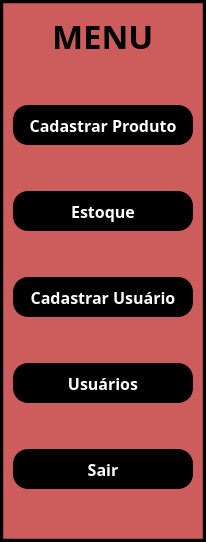
     <widget class="QFrame" name="menu">
      <property name="minimumSize">
       <size>
        <width>0</width>
        <height>0</height>
       </size>
      </property>
      <property name="maximumSize">
       <size>
        <width>0</width>
        <height>16777215</height>
       </size>
      </property>
      <property name="styleSheet">
       <string notr="true">QFrame{
background-color:rgb(0,0,0)
}</string>
      </property>
      <property name="frameShape">
       <enum>QFrame::StyledPanel</enum>
      </property>
      <property name="frameShadow">
       <enum>QFrame::Raised</enum>
      </property>
      <layout class="QHBoxLayout" name="horizontalLayout_2">
       <property name="spacing">
        <number>6</number>
       </property>
       <property name="leftMargin">
        <number>2</number>
       </property>
       <property name="topMargin">
        <number>2</number>
       </property>
       <property name="rightMargin">
        <number>2</number>
       </property>
       <property name="bottomMargin">
        <number>2</number>
       </property>
       <item>
        <widget class="QFrame" name="frame">
         <property name="sizePolicy">
          <sizepolicy hsizetype="Preferred" vsizetype="Preferred">
           <horstretch>0</horstretch>
           <verstretch>0</verstretch>
          </sizepolicy>
         </property>
         <property name="styleSheet">
          <string notr="true">background-color: rgb(205,92,92);</string>
         </property>
         <property name="frameShape">
          <enum>QFrame::StyledPanel</enum>
         </property>
         <property name="frameShadow">
          <enum>QFrame::Raised</enum>
         </property>
         <layout class="QVBoxLayout" name="verticalLayout_2">
          <item alignment="Qt::AlignHCenter">
           <widget class="QLabel" name="label_2">
            <property name="font">
             <font>
              <family>Arial Black</family>
              <pointsize>25</pointsize>
              <weight>75</weight>
              <bold>true</bold>
             </font>
            </property>
            <property name="text">
             <string>MENU</string>
            </property>
           </widget>
          </item>
          <item>
           <spacer name="verticalSpacer_5">
            <property name="orientation">
             <enum>Qt::Vertical</enum>
            </property>
            <property name="sizeHint" stdset="0">
             <size>
              <width>20</width>
              <height>40</height>
             </size>
            </property>
           </spacer>
          </item>
          <item>
           <widget class="QPushButton" name="btn_cad_prod">
            <property name="minimumSize">
             <size>
              <width>180</width>
              <height>40</height>
             </size>
            </property>
            <property name="font">
             <font>
              <family>Ink Free</family>
              <pointsize>12</pointsize>
              <weight>75</weight>
              <bold>true</bold>
             </font>
            </property>
            <property name="cursor">
             <cursorShape>PointingHandCursor</cursorShape>
            </property>
            <property name="styleSheet">
             <string notr="true">QPushButton:hover{
background-color:rgb(255,165,0);
border-radius:15px;
color:rgb(255,255,255);
}
QPushButton{
background-color:rgb(0,0,0);
border-radius:15px;
color:rgb(255,255,255);
}</string>
            </property>
            <property name="text">
             <string>Cadastrar Produto</string>
            </property>
            <property name="icon">
             <iconset>
              <normaloff>icones/cadastrar produto.png</normaloff>icones/cadastrar produto.png</iconset>
            </property>
            <property name="iconSize">
             <size>
              <width>32</width>
              <height>32</height>
             </size>
            </property>
           </widget>
          </item>
          <item>
           <spacer name="verticalSpacer">
            <property name="orientation">
             <enum>Qt::Vertical</enum>
            </property>
            <property name="sizeHint" stdset="0">
             <size>
              <width>20</width>
              <height>40</height>
             </size>
            </property>
           </spacer>
          </item>
          <item>
           <widget class="QPushButton" name="btn_estoque">
            <property name="minimumSize">
             <size>
              <width>180</width>
              <height>40</height>
             </size>
            </property>
            <property name="font">
             <font>
              <family>Ink Free</family>
              <pointsize>12</pointsize>
              <weight>75</weight>
              <bold>true</bold>
             </font>
            </property>
            <property name="cursor">
             <cursorShape>PointingHandCursor</cursorShape>
            </property>
            <property name="styleSheet">
             <string notr="true">QPushButton:hover{
background-color:rgb(188,143,143);
border-radius:15px;
color:rgb(255,255,255);
}
QPushButton{
background-color:rgb(0,0,0);
border-radius:15px;
color:rgb(255,255,255);
}</string>
            </property>
            <property name="text">
             <string>Estoque</string>
            </property>
            <property name="icon">
             <iconset>
              <normaloff>icones/estoque.png</normaloff>icones/estoque.png</iconset>
            </property>
            <property name="iconSize">
             <size>
              <width>32</width>
              <height>32</height>
             </size>
            </property>
           </widget>
          </item>
          <item>
           <spacer name="verticalSpacer_2">
            <property name="orientation">
             <enum>Qt::Vertical</enum>
            </property>
            <property name="sizeHint" stdset="0">
             <size>
              <width>20</width>
              <height>40</height>
             </size>
            </property>
           </spacer>
          </item>
          <item>
           <widget class="QPushButton" name="btn_cad_user">
            <property name="minimumSize">
             <size>
              <width>180</width>
              <height>40</height>
             </size>
            </property>
            <property name="font">
             <font>
              <family>Ink Free</family>
              <pointsize>12</pointsize>
              <weight>75</weight>
              <bold>true</bold>
             </font>
            </property>
            <property name="cursor">
             <cursorShape>PointingHandCursor</cursorShape>
            </property>
            <property name="styleSheet">
             <string notr="true">QPushButton:hover{
background-color:rgb(46,139,87);
border-radius:15px;
color:rgb(255,255,255);
}
QPushButton{
background-color:rgb(0,0,0);
border-radius:15px;
color:rgb(255,255,255);
}</string>
            </property>
            <property name="text">
             <string>Cadastrar Usuário</string>
            </property>
            <property name="icon">
             <iconset>
              <normaloff>icones/cadastrar usuario.png</normaloff>icones/cadastrar usuario.png</iconset>
            </property>
            <property name="iconSize">
             <size>
              <width>32</width>
              <height>32</height>
             </size>
            </property>
           </widget>
          </item>
          <item>
           <spacer name="verticalSpacer_3">
            <property name="orientation">
             <enum>Qt::Vertical</enum>
            </property>
            <property name="sizeHint" stdset="0">
             <size>
              <width>20</width>
              <height>40</height>
             </size>
            </property>
           </spacer>
          </item>
          <item>
           <widget class="QPushButton" name="btn_users">
            <property name="minimumSize">
             <size>
              <width>180</width>
              <height>40</height>
             </size>
            </property>
            <property name="font">
             <font>
              <family>Ink Free</family>
              <pointsize>12</pointsize>
              <weight>75</weight>
              <bold>true</bold>
             </font>
            </property>
            <property name="cursor">
             <cursorShape>PointingHandCursor</cursorShape>
            </property>
            <property name="styleSheet">
             <string notr="true">QPushButton:hover{
background-color:rgb(95,158,160);
border-radius:15px;
color:rgb(255,255,255);
}
QPushButton{
background-color:rgb(0,0,0);
border-radius:15px;
color:rgb(255,255,255);
}</string>
            </property>
            <property name="text">
             <string>Usuários</string>
            </property>
            <property name="icon">
             <iconset>
              <normaloff>icones/usuarios.png</normaloff>icones/usuarios.png</iconset>
            </property>
            <property name="iconSize">
             <size>
              <width>32</width>
              <height>32</height>
             </size>
            </property>
           </widget>
          </item>
          <item>
           <spacer name="verticalSpacer_4">
            <property name="orientation">
             <enum>Qt::Vertical</enum>
            </property>
            <property name="sizeHint" stdset="0">
             <size>
              <width>20</width>
              <height>40</height>
             </size>
            </property>
           </spacer>
          </item>
          <item>
           <widget class="QPushButton" name="btn_sair">
            <property name="minimumSize">
             <size>
              <width>180</width>
              <height>40</height>
             </size>
            </property>
            <property name="font">
             <font>
              <family>Ink Free</family>
              <pointsize>12</pointsize>
              <weight>75</weight>
              <bold>true</bold>
             </font>
            </property>
            <property name="cursor">
             <cursorShape>PointingHandCursor</cursorShape>
            </property>
            <property name="styleSheet">
             <string notr="true">QPushButton:hover{
background-color:rgb(255,0,0);
border-radius:15px;
color:rgb(255,255,255);
}
QPushButton{
background-color:rgb(0,0,0);
border-radius:15px;
color:rgb(255,255,255);
}</string>
            </property>
            <property name="text">
             <string>Sair</string>
            </property>
            <property name="icon">
             <iconset>
              <normaloff>icones/x.png</normaloff>icones/x.png</iconset>
            </property>
            <property name="iconSize">
             <size>
              <width>32</width>
              <height>32</height>
             </size>
            </property>
           </widget>
          </item>
          <item>
           <spacer name="verticalSpacer_6">
            <property name="orientation">
             <enum>Qt::Vertical</enum>
            </property>
            <property name="sizeHint" stdset="0">
             <size>
              <width>20</width>
              <height>40</height>
             </size>
            </property>
           </spacer>
          </item>
         </layout>
        </widget>
       </item>
      </layout>
     </widget>
